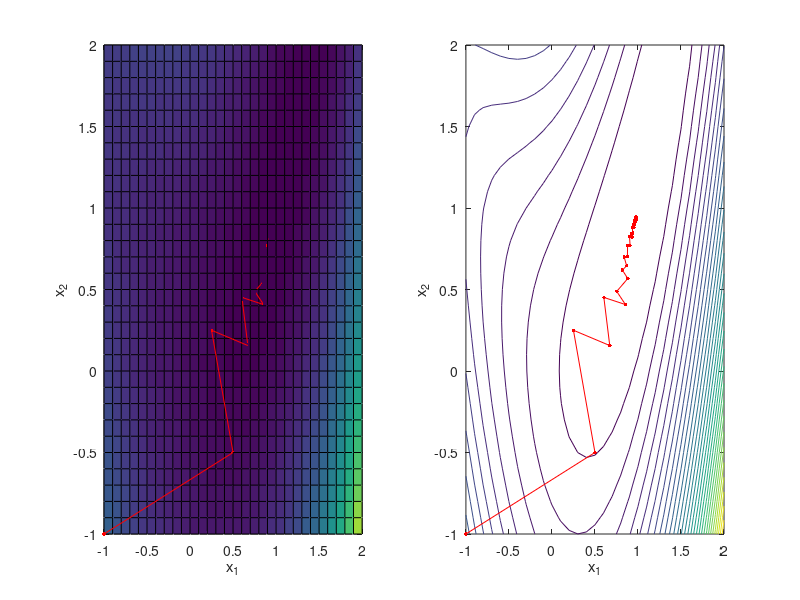
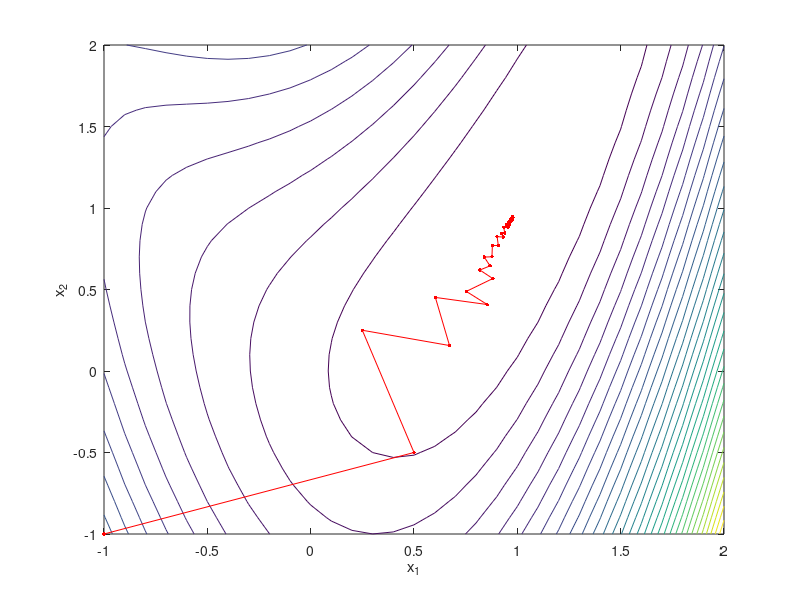

Recreate these plots in MATLAB, in order.
clear
clc

Newton = 0;
backtrack = 1;

c1 = 0.1;
rho = 0.5;
MaxIter = 30;

f = @(x) ((1-x(1)).^2 + (x(2) - x(1)^2)^2);
df = @(x) ([-2*(1-x(1)) - 4*x(1)*(x(2) - x(1)^2);2*(x(2) - x(1)^2)]);
H = @(x) ([2-4*x(2)+12*x(1).^2, -4*x(1);...
    -4*x(1),2]);

x = [-1;-1]; % initial x
f_eval(1) = f(x);


for k = 1:MaxIter
    alpha = 1; % step length
    if Newton
        sk = -H(x(:,k))\df(x(:,k)); % Newton direction
    else
        sk = -df(x(:,k)); % Steepest descent
    end
    if backtrack
        while f(x(:,k) + alpha*sk)>f(x(:,k))+c1*alpha*df(x(:,k))'*sk % Armijo condition
            alpha = rho*alpha; %reduce step length if Armijo condition not satisfied
        end
    end
    x(:,k+1) = x(:,k) + alpha*sk;
    f_eval(k+1) = f(x(:,k+1));



end

%% plotting

x1 = -1:0.1:2;
x2 = x1;
[X1,X2] = meshgrid(x1,x2);
J =  (1-X1).^2 + (X2 - X1.^2).^2;
figure(1)
clf
subplot(121)
hold all
surfc(X1,X2,J)
plot3(x(1,:),x(2,:),f_eval,'r.','MarkerSize',8)
plot3(x(1,:),x(2,:),f_eval,'r')
xlabel('x_1')
ylabel('x_2')
box on

subplot(122)
hold all
contour(X1,X2,J,30)
plot(x(1,:),x(2,:),'r.','MarkerSize',8)
plot(x(1,:),x(2,:),'r')
xlabel('x_1')
ylabel('x_2')
box on

figure(2)
hold all
contour(X1,X2,J,30)
plot(x(1,:),x(2,:),'r.','MarkerSize',8)
plot(x(1,:),x(2,:),'r')
xlabel('x_1')
ylabel('x_2')
box on




